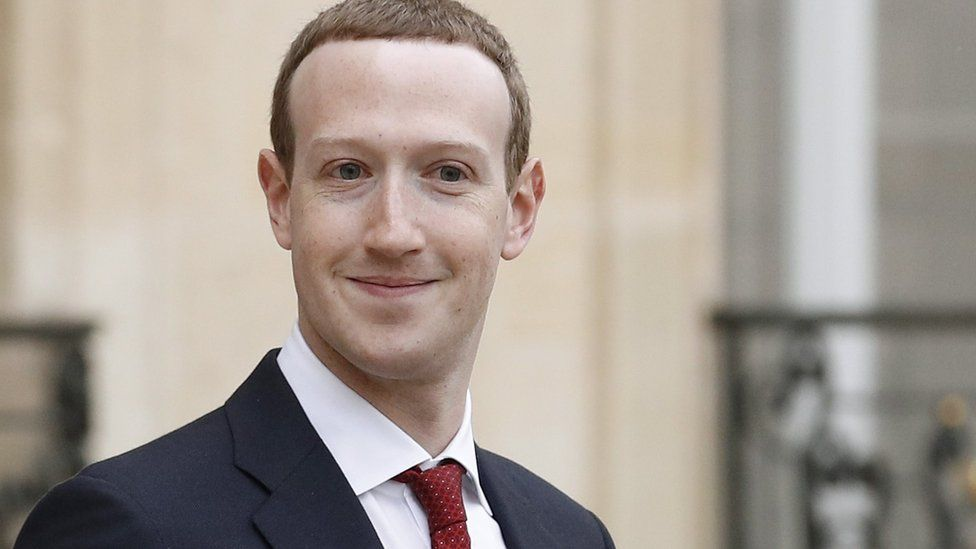
#> input picture 1.jpg, 976 x 549 px; its folder holds only this picture in this run
$ python script1.py
#> lines starting #> are read from the running program, lines starting #| are printed output that depends on the picture; after the words box and inside, x2 and y2 are one past the last pixel; in counts of white or black regions, pixels touching at a corner belong together
import cv2, glob

all_images = glob.glob("*.jpg")
detect = cv2.CascadeClassifier("haarcascade_frontalface_default.xml")

for image in all_images:
    img = cv2.imread(image)
#> img is the input picture: shape (549, 976, 3); mean B, G, R 147.2, 155.6, 165.3
    gray_img = cv2.cvtColor(img, cv2.COLOR_BGR2GRAY)
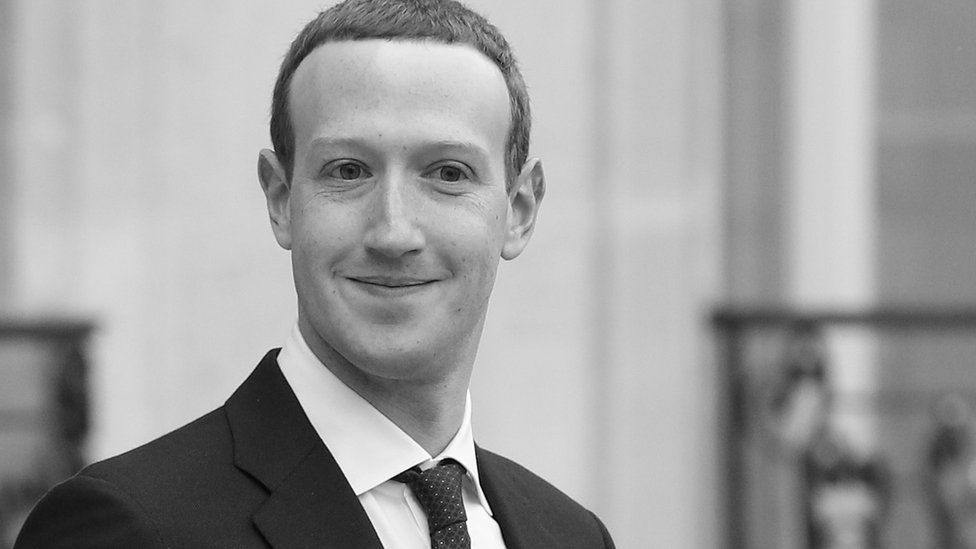
#> gray_img: shape (549, 976); min 1, max 255, mean 157.5
    faces = detect.detectMultiScale(gray_img, 1.1, 5)
#> faces = [[243, 56, 306, 306]]

    for (x, y, w, h) in faces:
        final_img = cv2.rectangle(img, (x,y), (x+w,y+h), (0, 255, 0), 2)
#> this loop made 1 pass

    cv2.imshow("Face Detection", final_img)
    cv2.waitKey(600)
    cv2.destroyAllWindows

$ run again, on 2.jpg
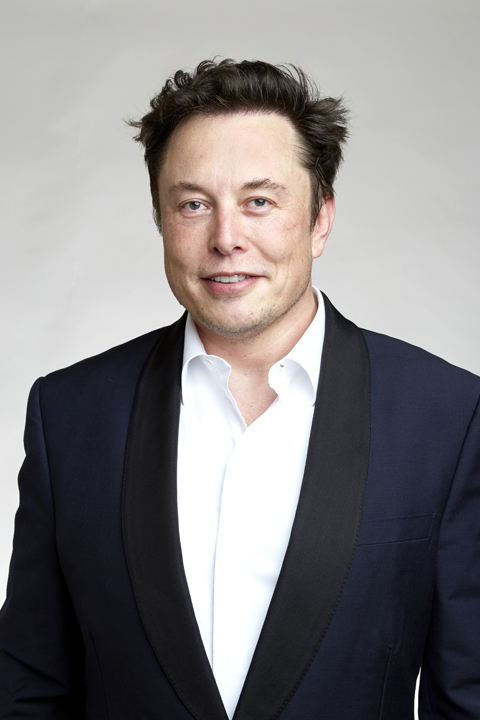
#> input picture 2.jpg, 480 x 720 px
#> img is the input picture: shape (720, 480, 3); mean B, G, R 129.9, 128.8, 131.8
#> `gray_img = cv2.cvtColor(img, cv2.COLOR_BGR2GRAY)`:
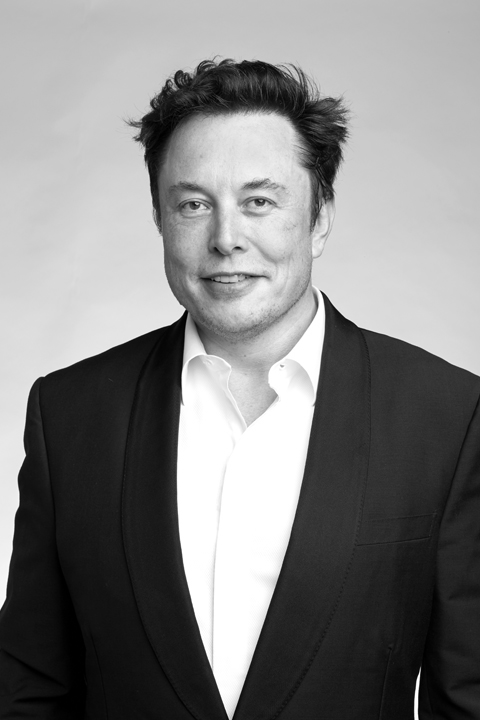
#> gray_img: shape (720, 480); min 0, max 255, mean 129.8
#> faces = [[135, 127, 190, 190]]
#> the loop `for (x, y, w, h) in faces:` made 1 pass

$ run again, on 4.jpg
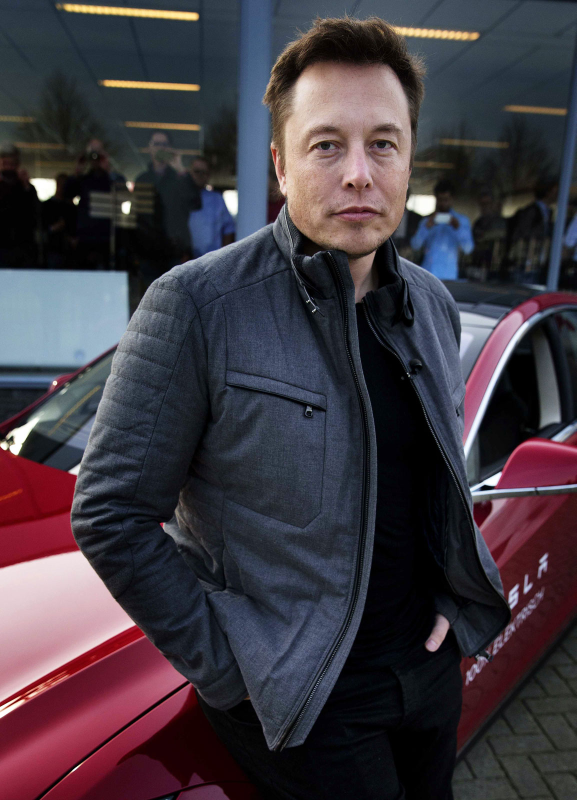
#> input picture 4.jpg, 1153 x 1600 px (shown at 1/2 size)
#> img is the input picture: shape (1600, 1153, 3); mean B, G, R 64.8, 56.6, 64.1
#> `gray_img = cv2.cvtColor(img, cv2.COLOR_BGR2GRAY)`:
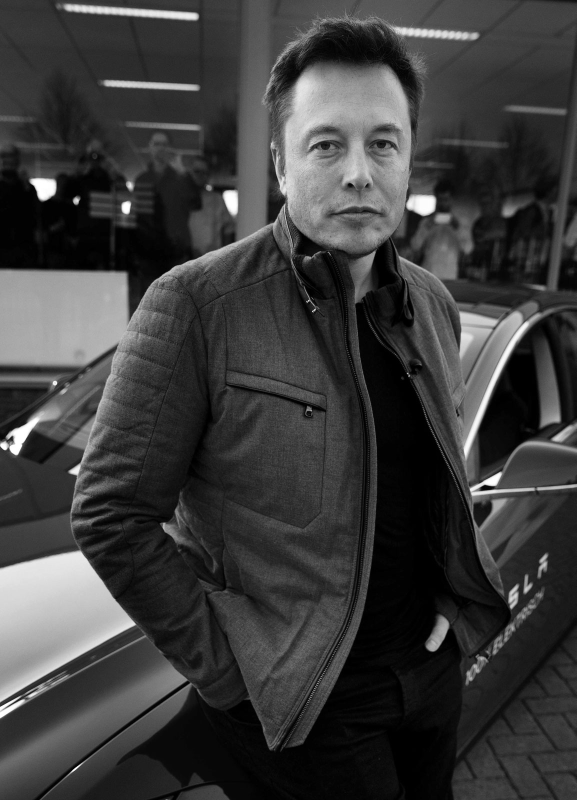
#> gray_img: shape (1600, 1153) (shown at 1/2 size); min 0, max 255, mean 59.8
#> faces = [[294, 268, 56, 56], [898, 1542, 55, 55], [547, 159, 328, 328], [380, 680, 355, 355]]
#> the loop `for (x, y, w, h) in faces:` made 4 passes
#> after the loop `for (x, y, w, h) in faces:`:
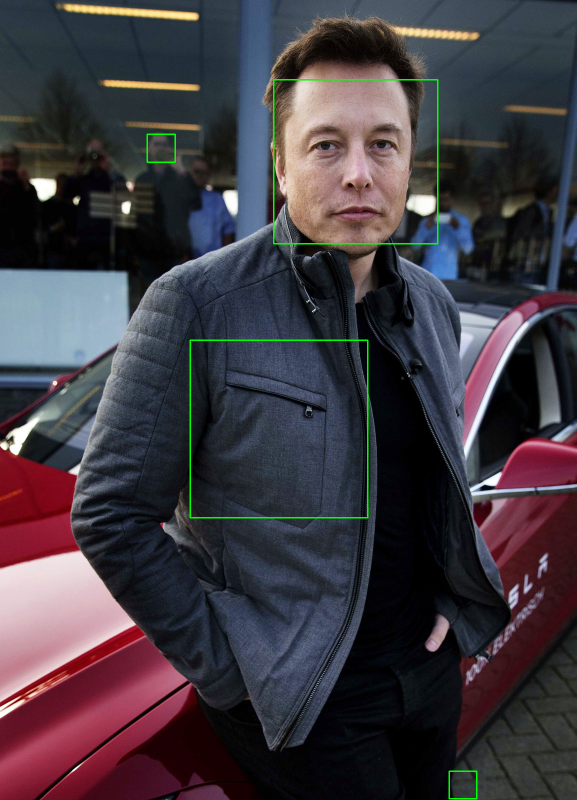
#> img: shape (1600, 1153, 3) (shown at 1/2 size); 0.52% of pixels changed, all inside (x1, y1, x2, y2) = (293, 158, 955, 1599)
